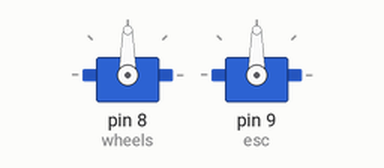
Simulated run of this sketch. Board: Arduino Uno, built with avr-gcc and run on an emulated ATmega328P. Shown: 2 × servo.

Above: at 3.05 s.
At 7.35 s:
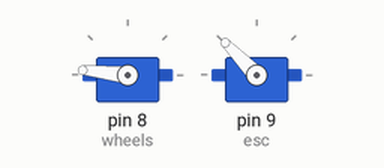
At 11.65 s:
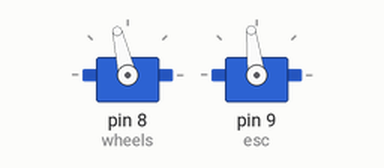
At 20.75 s:
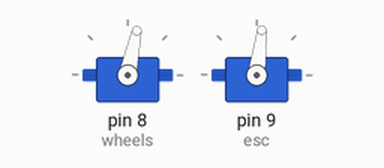
Timing chart, 0 to 26.5 s (numbered marks = the images above):
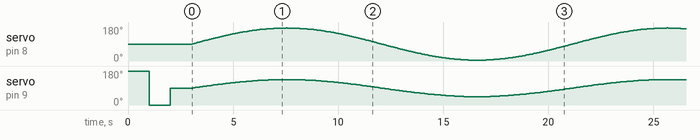

The sketch:

crawlerOscillator.ino
```cpp
#include <Servo.h>

Servo wheels; // servo for turning the wheels
Servo esc; // not actually a servo, but controlled like one!
bool startup = true; // used to ensure startup only happens once
int startupDelay = 1000; // time to pause at each calibration step
double maxSpeedOffset = 45; // maximum speed magnitude, in servo 'degrees'
double maxWheelOffset = 85; // maximum wheel turn magnitude, in servo 'degrees'

void setup()
{
  wheels.attach(8); // initialize wheel servo to Digital IO Pin #8
  esc.attach(9); // initialize ESC to Digital IO Pin #9
  /*  If you're re-uploading code via USB while leaving the ESC powered on,
   *  you don't need to re-calibrate each time, and you can comment this part out.
   */
  calibrateESC();
}

/* Convert degree value to radians */
double degToRad(double degrees){
  return (degrees * 71) / 4068;
}

/* Convert radian value to degrees */
double radToDeg(double radians){
  return (radians * 4068) / 71;
}

/* Calibrate the ESC by sending a high signal, then a low, then middle.*/
void calibrateESC(){
    esc.write(180); // full backwards
    delay(startupDelay);
    esc.write(0); // full forwards
    delay(startupDelay);
    esc.write(90); // neutral
    delay(startupDelay);
    esc.write(90); // reset the ESC to neutral (non-moving) value
}

/* Oscillate between various servo/ESC states, using a sine wave to gradually
 *  change speed and turn values.
 */
void oscillate(){
  for (int i =0; i < 360; i++){
    double rad = degToRad(i);
    double speedOffset = sin(rad) * maxSpeedOffset;
    double wheelOffset = sin(rad) * maxWheelOffset;
    esc.write(90 + speedOffset);
    wheels.write(90 + wheelOffset);
    delay(50);
  }
}

void loop()
{
   oscillate();
}
```
